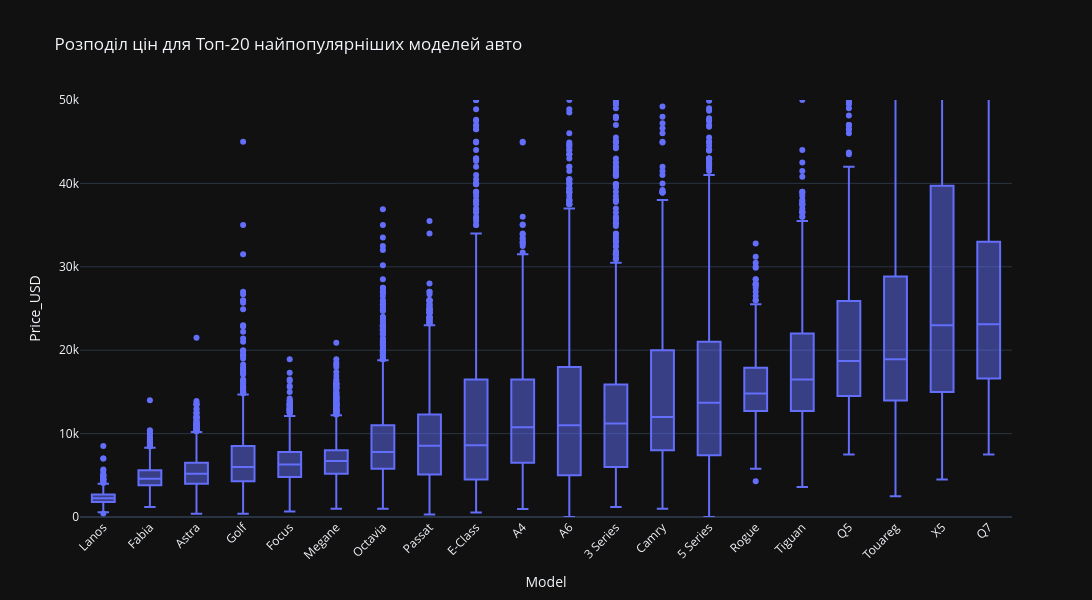

Source (notebook cell):
### Code cell
# Знаходимо топ-20 найпопулярніших моделей
top_20_model = df['Model'].value_counts().head(20).index
df_top_model = df[df['Model'].isin(top_20_model)]

# Сортуємо ці топ-20 моделей за медіанною ціною для зручного візуального аналізу
ordered_models = df_top_model.groupby('Model')['Price_USD'].median().sort_values().index

fig = px.box(
    df_top_model,
    x='Model',
    y='Price_USD',
    title="Розподіл цін для Топ-20 найпопулярніших моделей авто",
    category_orders={"Model": ordered_models},
    range_y=[0, 50000],
    template='plotly_dark'
)

fig.update_layout(
    xaxis_tickangle=-45,
    width=1200,
    height=600
)

fig.show()

### Figure 1 — Plotly figure (JSON) as saved in the notebook; plotly's stock layout.template omitted (floating-point values rounded to 4 significant figures; data arrays with more than 128 entries replaced by an {"elided": "..."} marker saying what was removed)
{"data": [{"alignmentgroup": "True", "hovertemplate": "Model=%{x}<br>Price_USD=%{y}<extra></extra>", "legendgroup": "", "marker": {"color": "#636efa"}, "name": "", "notched": false, "offsetgroup": "", "orientation": "v", "showlegend": false, "x": {"elided": "26039 str values"}, "x0": " ", "xaxis": "x", "y": {"elided": "26039 int values"}, "y0": " ", "yaxis": "y", "type": "box"}], "layout": {"xaxis": {"anchor": "y", "domain": [0.0, 1.0], "title": {"text": "Model"}, "categoryorder": "array", "categoryarray": ["Lanos", "Fabia", "Astra", "Golf", "Focus", "Megane", "Octavia", "Passat", "E-Class", "A4", "A6", "3 Series", "Camry", "5 Series", "Rogue", "Tiguan", "Q5", "Touareg", "X5", "Q7"], "tickangle": -45}, "yaxis": {"anchor": "x", "domain": [0.0, 1.0], "title": {"text": "Price_USD"}, "range": [0, 50000]}, "legend": {"tracegroupgap": 0}, "title": {"text": "Розподіл цін для Топ-20 найпопулярніших моделей авто"}, "boxmode": "group", "width": 1200, "height": 600}}
